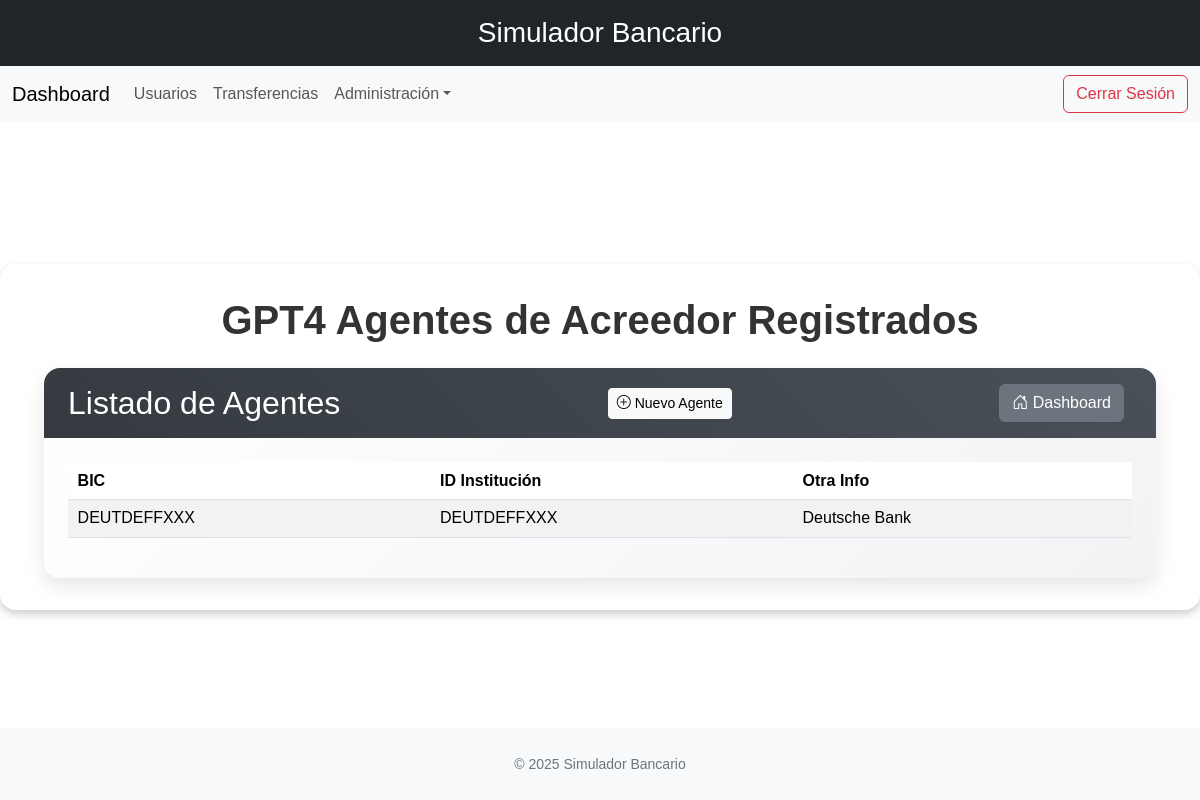
The app's page /gpt4/agentes-acreedor/ (signed in), older data.
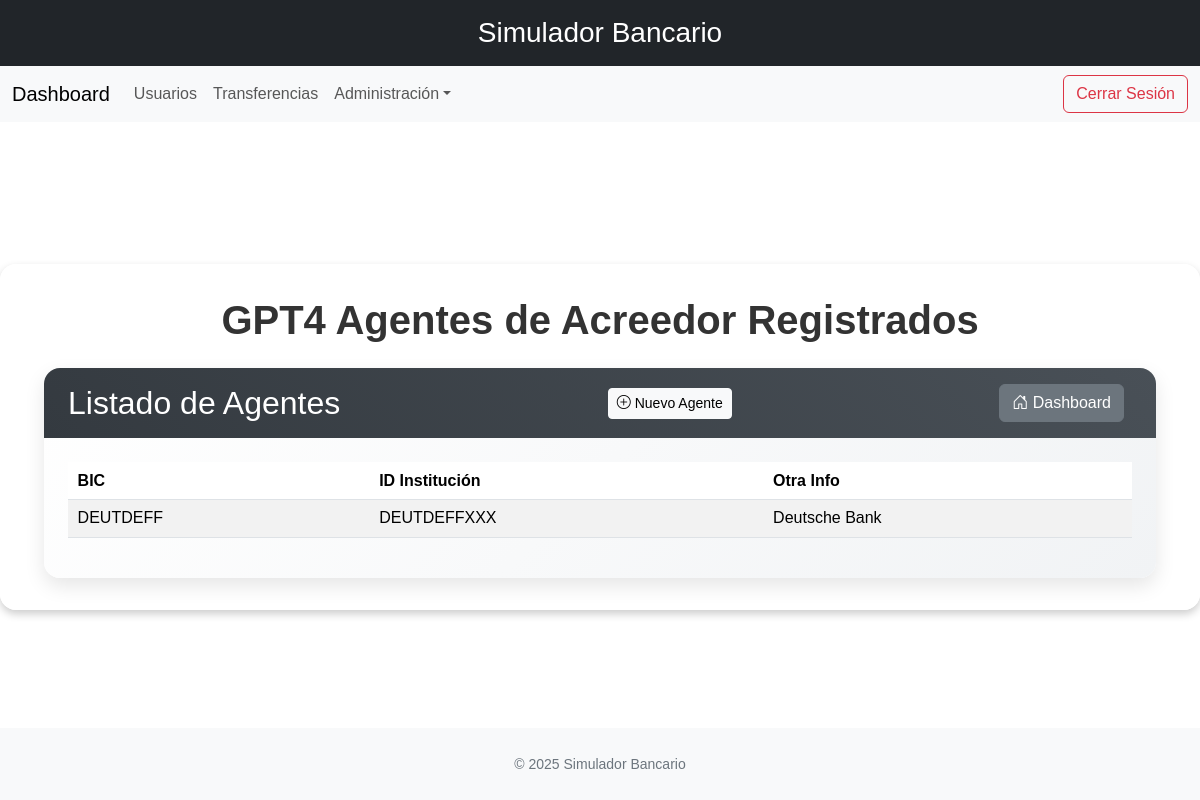
The same page, newer data.
### banco/models.py (models this page shows, shortened)
class CreditorAgent(models.Model):
    bic = models.CharField(max_length=11, unique=True)
    financial_institution_id = models.CharField(max_length=35, unique=True)
    other_information = models.CharField(max_length=70, blank=True)
    class Meta:
        db_table = 'sim_creditor_agent'
        app_label = 'banco'

### banco/gpt_views.py (the view)
# urls.py: path('gpt4/agentes-acreedor/', gpt_views.CreditorAgentListView.as_view(), name='list_creditor_agentsGPT4'),
class CreditorAgentListView(LoginRequiredMixin, generic.ListView):
    model = CreditorAgent
    template_name = 'api/GPT4/list_creditor_agents.html'
    context_object_name = 'agents'

### banco/templates/api/GPT4/list_creditor_agents.html (shortened to what this page needs)
{% extends 'base.html' %}
{% block content %}
<div class="container-fluid">
  <h1 class="text-center display-6 fw-bold mb-4">GPT4 Agentes de Acreedor Registrados</h1>
  <div class="card custom-card">
    <div class="custom-card-header d-flex justify-content-between align-items-center">
      <h2 class="mb-0">Listado de Agentes</h2>
      <a href="{% url 'create_creditor_agentGPT4' %}" class="btn btn-light btn-sm">
        <i class="bi bi-plus-circle"></i> Nuevo Agente
      </a>
      <a href="{% url 'dashboard' %}" class="btn btn-secondary me-2">
        <i class="bi bi-house-door"></i> Dashboard
      </a>
    </div>
    <div class="card-body custom-card-body">
      <div class="table-responsive">
        <table class="table table-sm table-striped table-hover align-middle table-custom">
          <thead>
            <tr>
              <th>BIC</th>
              <th>ID Institución</th>
              <th>Otra Info</th>
            </tr>
          </thead>
          <tbody>
            {% for agent in agents %}
            <tr>
              <td>{{ agent.bic|default:"-" }}</td>
              <td>{{ agent.financial_institution_id|default:"-" }}</td>
              <td>{{ agent.other_information|default:"-" }}</td>
            </tr>
            {% endfor %}
          </tbody>
        </table>
      </div>
    </div>
  </div>
</div>
{% endblock %}

Row changes from the older to the newer data that the page shows:
changed CreditorAgent "DEUTDEFFXXX": bic "DEUTDEFFXXX" → "DEUTDEFF"
